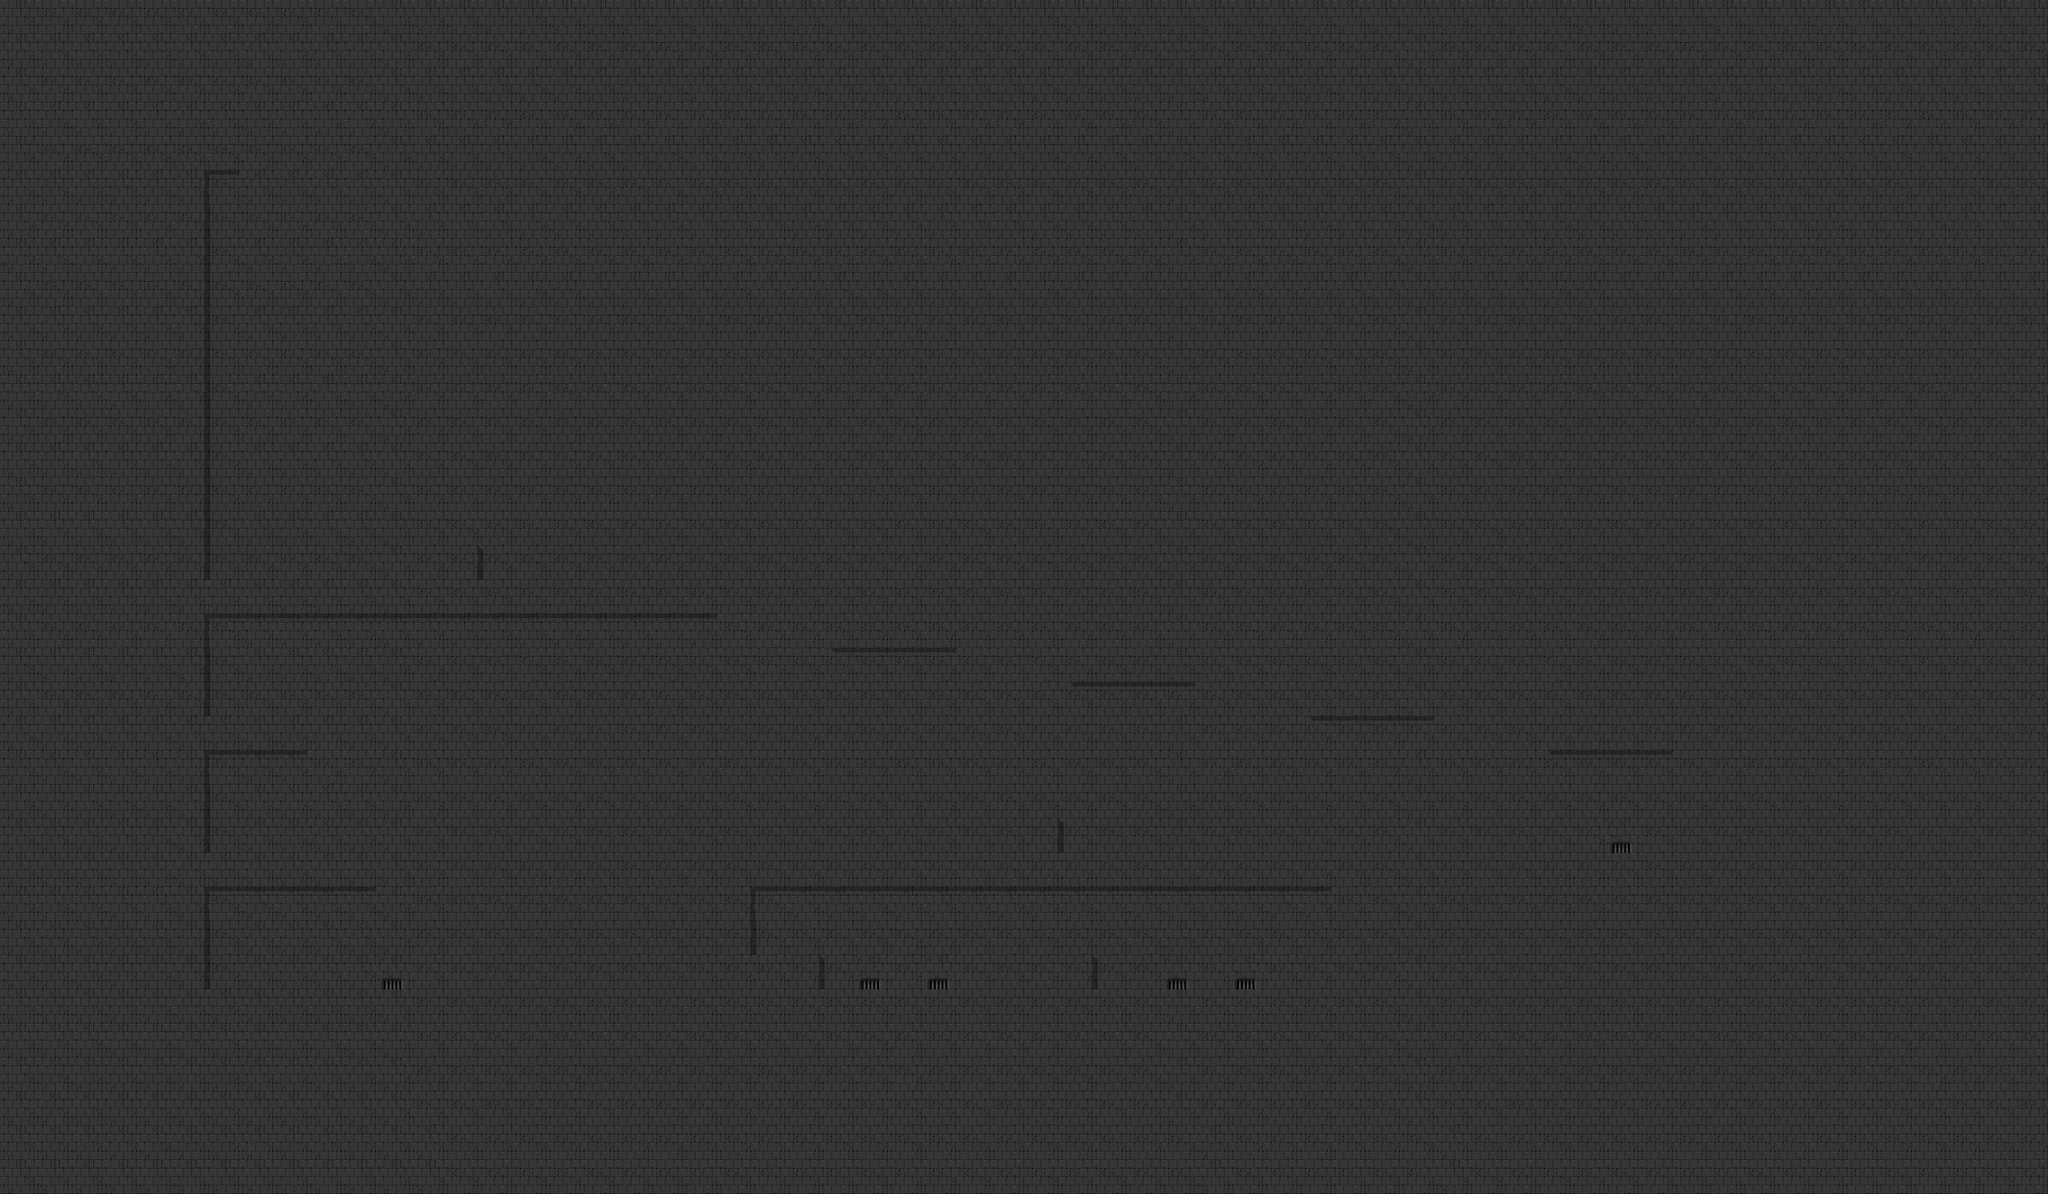

Rendered tile map (Tiled .tmx) drawn with the repository's tilesets; below, a short description and the map source with its tile grids summarised:
An orthogonal 60x35 tile map with 64x64 px tiles, 1 tile layer (Backdrop2), 2 hidden layers not drawn.

<map version="1.0" orientation="orthogonal" renderorder="right-down" width="60" height="35" tilewidth="64" tileheight="64" nextobjectid="1">
 <tileset firstgid="1" name="Tileset" tilewidth="64" tileheight="64" tilecount="72" columns="8">
  <image source="Tileset.png" width="512" height="576" />
 </tileset>
 <layer name="Backdrop2" width="60" height="35">
  <data>[2100 cells, 2100 non-empty, 9 distinct tile ids]</data>
 </layer>
 <layer name="Pillars" width="60" height="35" visible="0">
  <data>[2100 cells, 60 non-empty, 3 distinct tile ids]</data>
 </layer>
 <layer name="Collisions" width="60" height="35" visible="0">
  <data>[2100 cells, 138 non-empty, 19 distinct tile ids]</data>
 </layer>
</map>
